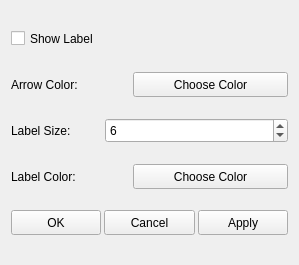
<?xml version="1.0" encoding="UTF-8"?>
<ui version="4.0">
 <class>Dialog</class>
 <widget class="QWidget" name="Dialog">
  <property name="geometry">
   <rect>
    <x>0</x>
    <y>0</y>
    <width>299</width>
    <height>265</height>
   </rect>
  </property>
  <property name="windowTitle">
   <string>Label Settings</string>
  </property>
  <layout class="QVBoxLayout" name="verticalLayout">
   <item>
    <widget class="QCheckBox" name="chk_show_arrow">
     <property name="sizePolicy">
      <sizepolicy hsizetype="Minimum" vsizetype="Fixed">
       <horstretch>0</horstretch>
       <verstretch>0</verstretch>
      </sizepolicy>
     </property>
     <property name="minimumSize">
      <size>
       <width>0</width>
       <height>25</height>
      </size>
     </property>
     <property name="maximumSize">
      <size>
       <width>16777215</width>
       <height>25</height>
      </size>
     </property>
     <property name="text">
      <string>Show Label</string>
     </property>
    </widget>
   </item>
   <item>
    <layout class="QHBoxLayout" name="horizontalLayout_5" stretch="1,2">
     <property name="spacing">
      <number>3</number>
     </property>
     <item>
      <widget class="QLabel" name="lbl_arrow_color">
       <property name="sizePolicy">
        <sizepolicy hsizetype="Preferred" vsizetype="Fixed">
         <horstretch>0</horstretch>
         <verstretch>0</verstretch>
        </sizepolicy>
       </property>
       <property name="minimumSize">
        <size>
         <width>0</width>
         <height>25</height>
        </size>
       </property>
       <property name="text">
        <string>Arrow Color:</string>
       </property>
      </widget>
     </item>
     <item>
      <layout class="QHBoxLayout" name="horizontalLayout_3">
       <item>
        <widget class="QLabel" name="lbl_arrow_color_preview">
         <property name="sizePolicy">
          <sizepolicy hsizetype="Preferred" vsizetype="Fixed">
           <horstretch>0</horstretch>
           <verstretch>0</verstretch>
          </sizepolicy>
         </property>
         <property name="minimumSize">
          <size>
           <width>25</width>
           <height>25</height>
          </size>
         </property>
         <property name="maximumSize">
          <size>
           <width>25</width>
           <height>25</height>
          </size>
         </property>
         <property name="text">
          <string/>
         </property>
        </widget>
       </item>
       <item>
        <widget class="QPushButton" name="btn_arrow_color">
         <property name="minimumSize">
          <size>
           <width>0</width>
           <height>25</height>
          </size>
         </property>
         <property name="text">
          <string>Choose Color</string>
         </property>
        </widget>
       </item>
      </layout>
     </item>
    </layout>
   </item>
   <item>
    <layout class="QHBoxLayout" name="horizontalLayout_2" stretch="1,2">
     <property name="spacing">
      <number>3</number>
     </property>
     <item>
      <widget class="QLabel" name="lbl_annotation_size">
       <property name="minimumSize">
        <size>
         <width>0</width>
         <height>25</height>
        </size>
       </property>
       <property name="text">
        <string>Label Size:</string>
       </property>
      </widget>
     </item>
     <item>
      <widget class="QSpinBox" name="spb_annotation_size">
       <property name="minimumSize">
        <size>
         <width>0</width>
         <height>25</height>
        </size>
       </property>
       <property name="maximumSize">
        <size>
         <width>16777215</width>
         <height>25</height>
        </size>
       </property>
       <property name="maximum">
        <number>100</number>
       </property>
       <property name="value">
        <number>6</number>
       </property>
      </widget>
     </item>
    </layout>
   </item>
   <item>
    <layout class="QHBoxLayout" name="horizontalLayout_6" stretch="1,2">
     <property name="spacing">
      <number>3</number>
     </property>
     <item>
      <widget class="QLabel" name="lbl_annotation_color">
       <property name="sizePolicy">
        <sizepolicy hsizetype="Preferred" vsizetype="Fixed">
         <horstretch>0</horstretch>
         <verstretch>0</verstretch>
        </sizepolicy>
       </property>
       <property name="minimumSize">
        <size>
         <width>0</width>
         <height>25</height>
        </size>
       </property>
       <property name="text">
        <string>Label Color:</string>
       </property>
      </widget>
     </item>
     <item>
      <layout class="QHBoxLayout" name="horizontalLayout_7">
       <item>
        <widget class="QLabel" name="lbl_annotation_color_preview">
         <property name="sizePolicy">
          <sizepolicy hsizetype="Preferred" vsizetype="Fixed">
           <horstretch>0</horstretch>
           <verstretch>0</verstretch>
          </sizepolicy>
         </property>
         <property name="minimumSize">
          <size>
           <width>25</width>
           <height>25</height>
          </size>
         </property>
         <property name="maximumSize">
          <size>
           <width>25</width>
           <height>25</height>
          </size>
         </property>
         <property name="text">
          <string/>
         </property>
        </widget>
       </item>
       <item>
        <widget class="QPushButton" name="btn_annotation_color">
         <property name="minimumSize">
          <size>
           <width>0</width>
           <height>25</height>
          </size>
         </property>
         <property name="text">
          <string>Choose Color</string>
         </property>
        </widget>
       </item>
      </layout>
     </item>
    </layout>
   </item>
   <item>
    <layout class="QHBoxLayout" name="horizontalLayout_4" stretch="1,1,1">
     <property name="spacing">
      <number>3</number>
     </property>
     <item>
      <widget class="QPushButton" name="btn_ok">
       <property name="minimumSize">
        <size>
         <width>0</width>
         <height>25</height>
        </size>
       </property>
       <property name="text">
        <string>OK</string>
       </property>
      </widget>
     </item>
     <item>
      <widget class="QPushButton" name="btn_cancel">
       <property name="minimumSize">
        <size>
         <width>0</width>
         <height>25</height>
        </size>
       </property>
       <property name="text">
        <string>Cancel</string>
       </property>
      </widget>
     </item>
     <item>
      <widget class="QPushButton" name="btn_apply">
       <property name="minimumSize">
        <size>
         <width>0</width>
         <height>25</height>
        </size>
       </property>
       <property name="text">
        <string>Apply</string>
       </property>
      </widget>
     </item>
    </layout>
   </item>
  </layout>
 </widget>
 <resources/>
 <connections/>
</ui>
